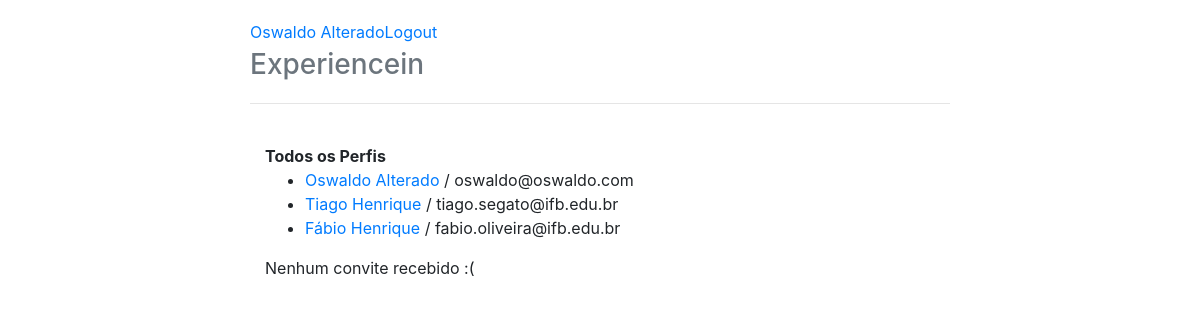
The app's page /, older data.
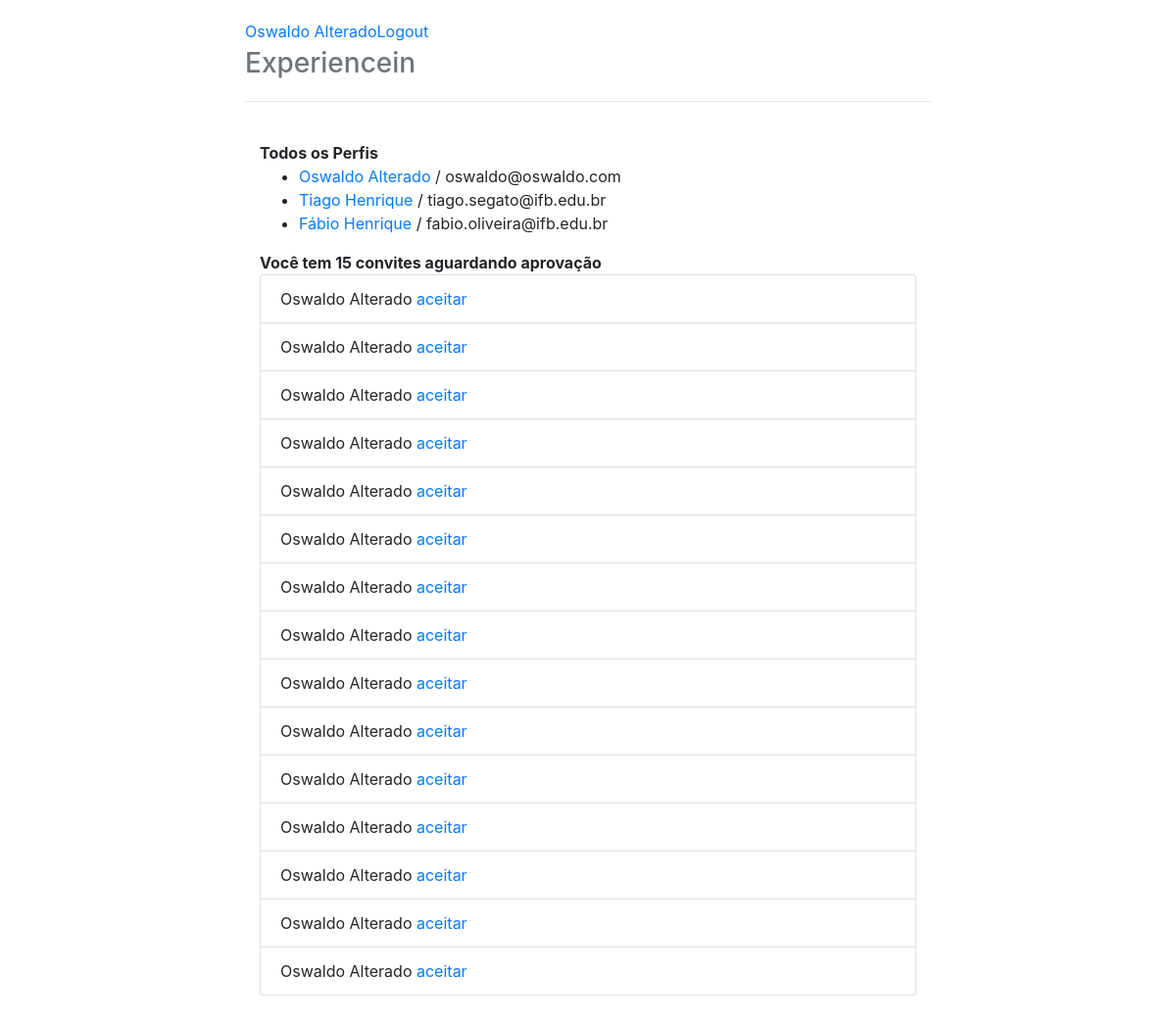
The same page, newer data.
### perfis/models.py (models this page shows, shortened)
class Perfil(models.Model):
	nome = models.CharField(max_length=255, null=False)
	email = models.CharField(max_length=255, null=False)
	telefone = models.CharField(max_length=15, null=False)
	nome_empresa = models.CharField(max_length=255, null=False)

class Convite(models.Model):
	solicitante = models.ForeignKey(Perfil, on_delete=models.CASCADE, related_name='convites_feitos')
	convidado = models.ForeignKey(Perfil, on_delete=models.CASCADE, related_name='convites_recebidos')

### perfis/views.py (the view)
# urls.py: path('', views.index, name='index'),
def index(request):
	return render(request, 'index.html', {'perfis': Perfil.objects.all(), 'perfil_logado': get_perfil_logado(request)})

### perfis/views.py (called while the page is built)
def get_perfil_logado(request):
	return Perfil.objects.get(id=4)

### perfis/templates/index.html
{% extends "base.html" %}
{% block body %}
<div class="col-lg-12">
	<div class="panel panel-default">
		<div class="panel-heading">
			<strong>Todos os Perfis</strong>
		</div>
		{% if perfis %}
		<ul>
			{% for perfil in perfis %}
			<li>
				<a href="{% url 'exibir' perfil.id %}">{{perfil.nome}}</a> / {{perfil.email}}
			</li>
			{% endfor %}
		</ul>
		{% else %}
		<p>Nenhum perfil encontrado</p>
		{% endif %}
	</div>
	<div class="panel panel-default">
		{% with total_de_convites=perfil_logado.convites_recebidos.count %}
			{% if total_de_convites %}
				<div class="panel-heading">
					<strong>Você tem {{ total_de_convites }} convite{{ total_de_convites | pluralize}} aguardando aprovação</strong>
				</div>
				<ul class="list-group">
					{% for convite in perfil_logado.convites_recebidos.all %}
						<li class="list-group-item">
							{{ convite.solicitante.nome }}
							<a href="#" class="pull-right">aceitar</a>
						</li>
					{% endfor %}
				</ul>
			{% else %}
				<div class="panel-body">
					<p>Nenhum convite recebido :(</p>
				</div>
			{% endif %}
		{% endwith %}
	</div>
</div>
{% endblock %}

### perfis/templates/base.html (shortened to what this page needs)
{% load staticfiles %}
<!DOCTYPE html>
<html lang="pt-br">
<head>
	<link rel="stylesheet" href="{% static "styles/bootstrap.css" %}">
	<link rel="stylesheet" href="{% static "styles/main.css" %}">
</head>
<body>
	<div class="container">
		<div class="header">
			<ul class="nav nav-pills pull-right">
				<li><a href="{% url 'index' %}">{{ perfil_logado.nome }}</a></li>
				<li><a href="/logout/">Logout</a></li>
			</ul>
			<h3 class="text-muted">Experiencein</h3>
		</div>
		<div class="row content">
			{% block body %}
			{% endblock %}
		</div>
	</div>
</body>
</html>

### perfis/static/styles/main.css (style rules this page uses)
body { padding-top: 20px; padding-bottom: 20px; }
.header, .content, .footer { padding-left: 15px; padding-right: 15px; }
.header { border-bottom: 1px solid #e5e5e5; }
.header h3 { margin-top: 0; margin-bottom: 0; line-height: 40px; padding-bottom: 19px; }
@media (min-width: 768px) { .container { max-width: 730px; } }
.content { margin: 40px 0; }
@media screen and (min-width: 768px) { .header, .content, .footer { padding-left: 0; padding-right: 0; } }
@media screen and (min-width: 768px) { .header { margin-bottom: 30px; } }

Row changes from the older to the newer data that the page shows:
added Convite: solicitante.nome "Oswaldo Alterado"
added Convite: solicitante.nome "Oswaldo Alterado"
added Convite: solicitante.nome "Oswaldo Alterado"
added Convite: solicitante.nome "Oswaldo Alterado"
added Convite: solicitante.nome "Oswaldo Alterado"
added Convite: solicitante.nome "Oswaldo Alterado"
added Convite: solicitante.nome "Oswaldo Alterado"
added Convite: solicitante.nome "Oswaldo Alterado"
added Convite: solicitante.nome "Oswaldo Alterado"
added Convite: solicitante.nome "Oswaldo Alterado"
added Convite: solicitante.nome "Oswaldo Alterado"
added Convite: solicitante.nome "Oswaldo Alterado"
added Convite: solicitante.nome "Oswaldo Alterado"
added Convite: solicitante.nome "Oswaldo Alterado"
added Convite: solicitante.nome "Oswaldo Alterado"
Text that changed along with them:
{{ total_de_convites }}: (not shown) → "15"
{{ total_de_convites | pluralize }}: (not shown) → "s"
text no longer shown: "Nenhum convite recebido :("
text now shown: "Você tem convite aguardando aprovação"
